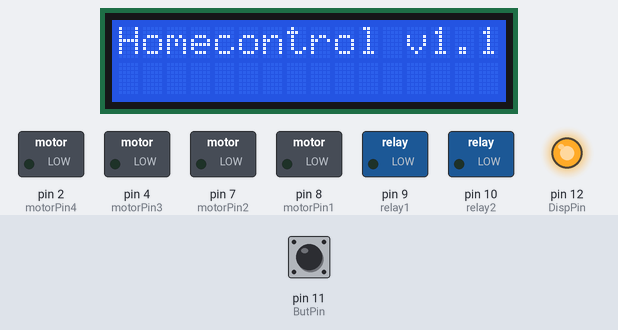
This sketch was run on a simulated Arduino Uno, built with avr-gcc and run on an emulated ATmega328P. On the bench: 16×2 character LCD, switched loads named in the sketch (green lamp = pin HIGH), output pins drawn as LEDs (lit = HIGH). The inputs (shaded band) are chosen by the test bench; at power-on: pin 11 (ButPin) LOW. What the sketch prints to the serial monitor is not drawn.

Above: at 0.2 s.
6.4 s: pin 11 (ButPin) pulled HIGH for 1 s
Timing chart, 0 to 16.4 s (numbered marks = the images above; inputs shaded):
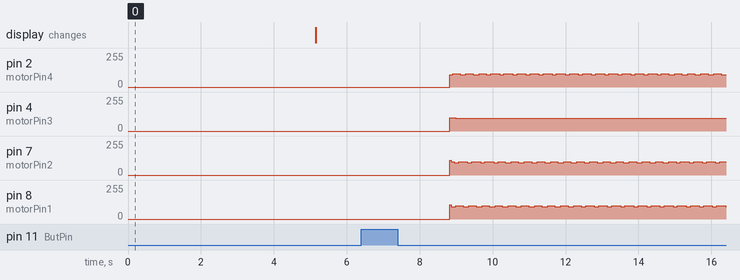

The sketch:

homecontrol.ino
```cpp
#include "LiquidCrystal_I2C.h"
#include "utility/twi.h"
#include "Wire.h"

LiquidCrystal_I2C lcd(0x27,16,2);

int motorPin1       = 8;        // Pin мотора 1
int motorPin2       = 7;        // Pin мотора 2
int motorPin3       = 4;        // Pin мотора 3
int motorPin4       = 2;        // Pin мотора 4
int relay1          = 9;        // Реле1
int relay2          = 10;       // Реле2
int ButPin          = 11;       // Подключаем кнопку к выходу 11
int DispPin         = 12;       //Подсветка дисплея
int count           = 0;        // Количество секунд
int delay_count     = 0;        // Счетчик адержки
int lightValue      = 0;        // Начальное значение света
int curtainValue    = 1;        // Начальное значение занавески 1-закрыта 0-открыта
int openCloseValue  = 10240;     // Количесво шагов (1 оборот = 512 шагов)
int lookup[8] = {B01000, B01100, B00100, B00110, B00010, B00011, B00001, B01001};

/*------------------------------------ Установка и настройка ------------------------------------*/
void setup(){
  pinMode(relay1, OUTPUT);
  pinMode(relay2, OUTPUT);
  pinMode(motorPin1,OUTPUT);
  pinMode(motorPin2,OUTPUT);
  pinMode(motorPin3,OUTPUT);
  pinMode(motorPin4,OUTPUT);
  pinMode(DispPin, OUTPUT);
  pinMode(ButPin, INPUT);
  digitalWrite(relay1, LOW);
  digitalWrite(DispPin, HIGH);

  lcd.begin(16, 2);

  Serial.begin(9600);

  Wire.begin();
  lcd.init();                      // initialize the lcd
  lcd.backlight();
  lcd.home();
  lcd.clear();
  lcd.print("Homecontrol v1.1");
  delay(5000);
  lcd.clear();
}

/*------------------------------------ Основной цикл --------------------------------------------*/
void loop() {
  if (digitalRead(ButPin) == HIGH){buttonAction();}
}

/*------------------------------------ Обработка кнопки -----------------------------------------*/
void buttonAction () {
  count = 0;
  delay_count = 0;
  while(delay_count < 100) {
    if (digitalRead(ButPin) == HIGH)
    {
      count++;
      Serial.print("Counter: "); Serial.println(count);
      } else {
        delay_count++;
        Serial.print("Timeout: "); Serial.println(delay_count);
      }
    }
    Serial.println("Done!");
    action(count);
  }

  void action(int count) {
    if (count <= 50)
    {
      lightValue = !lightValue;
      Serial.println("Invert Ligth Value");
      ligth();
    } else{
      Serial.println("Invert Zanaveska Value");
      curtain();
    }
  }
```

display.pde
```cpp
/*void loading() {
	for(int i=0; i=15; i++){
	    lcd.setCursor(i,1);
	    for(int j=0; j<4; j++){
	        lcd.write(j);
	        delay(100);
	    }
	}
}*/
```

ligth.pde
```cpp
/*------------------------------------ Воключение или выключение света ------------------------------*/
void ligth() {
  if (lightValue)
  {
    digitalWrite(relay1, HIGH);
  } else {
    digitalWrite(relay1, LOW);
  }
}
```

motor.pde
```cpp
/*------------------------------------ Шторы ---------------------------------------------------------*/
void curtain() {
  if (curtainValue)
  {
    for(int i=0; i<=openCloseValue; i++) { Motor(motorPin1, motorPin2, motorPin3, motorPin4, 0); }
  } else { for(int i=0; i<=openCloseValue; i++) { Motor(motorPin4, motorPin3, motorPin2, motorPin1, 0); }}
  delay(1000);
  curtainValue = !curtainValue;
}

void Motor(int pin_1, int pin_2, int pin_3, int pin_4, int speedMotor){
  for(int i = 0; i <= 7; i++) {
    digitalWrite(pin_1, bitRead(lookup[i], 0));
    digitalWrite(pin_2, bitRead(lookup[i], 1));
    digitalWrite(pin_3, bitRead(lookup[i], 2));
    digitalWrite(pin_4, bitRead(lookup[i], 3));
    delay(speedMotor + 1);
  }
  digitalWrite(motorPin1, LOW);
  digitalWrite(motorPin2, LOW);
  digitalWrite(motorPin3, LOW);
  digitalWrite(motorPin4, LOW);

}
```

Measured:
- after the input at 6.4 s, pin 2 (motorPin4): goes 92/255 0.08 s, 20 × (98/255 0.20 s, 92/255 0.16 s), 98/255 0.20 s, then 92/255, starting after 2.4 s; pin 4 (motorPin3): 0/255 → 101/255 after 2.4 s, → 95/255 0.16 s later; pin 8 (motorPin1): 0/255 → 108/255 after 2.4 s, then moves between 92/255 and 108/255, repeating every 0.36 s
